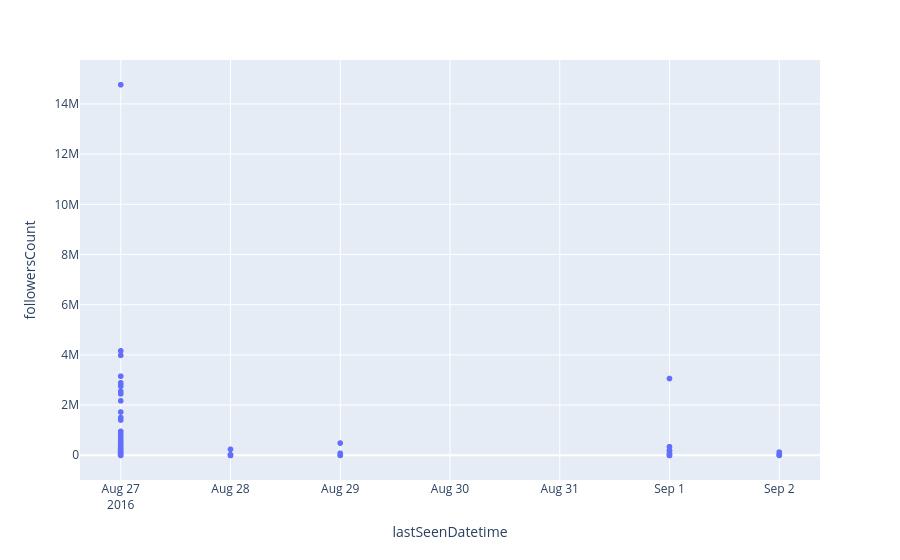

The notebook cell this image was saved under:
### Code cell
fig = px.scatter(twitterData, x="lastSeenDatetime", y="followersCount")
fig.show()

### Figure 1 — Plotly figure (JSON) as saved in the notebook; plotly's stock layout.template omitted (floating-point values rounded to 4 significant figures; data arrays with more than 128 entries replaced by an {"elided": "..."} marker saying what was removed)
{"data": [{"hovertemplate": "lastSeenDatetime=%{x}<br>followersCount=%{y}<extra></extra>", "legendgroup": "", "marker": {"color": "#636efa", "symbol": "circle"}, "mode": "markers", "name": "", "showlegend": false, "type": "scattergl", "x": {"elided": "40000 str values"}, "xaxis": "x", "y": {"elided": "40000 int values"}, "yaxis": "y"}], "layout": {"legend": {"tracegroupgap": 0}, "margin": {"t": 60}, "xaxis": {"anchor": "y", "domain": [0, 1], "title": {"text": "lastSeenDatetime"}}, "yaxis": {"anchor": "x", "domain": [0, 1], "title": {"text": "followersCount"}}}}
